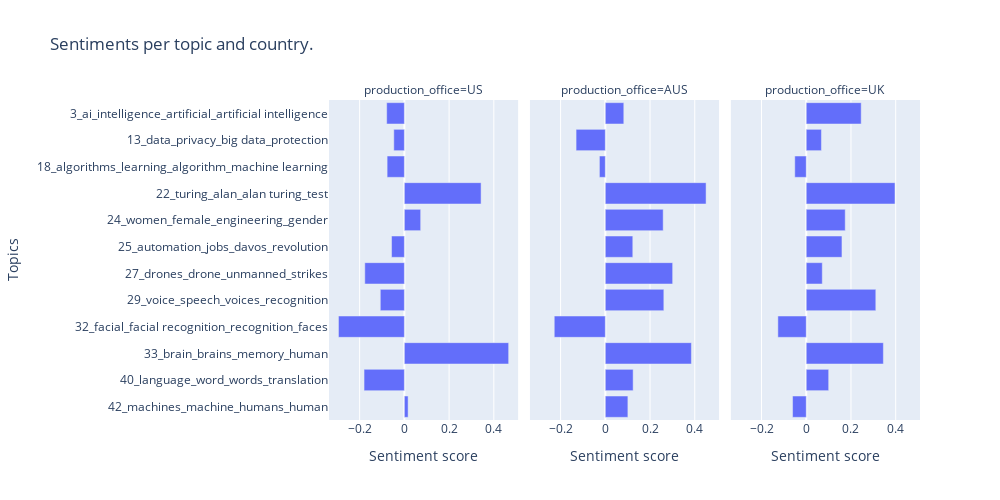

Notebook cell for this chart:
### Code cell
import plotly.express as px
#Horizontal bar chart
fig = px.bar(sentiments_topics, y="Name", x="sentiment_score_1", facet_col="production_office", facet_col_wrap=3,orientation='h', 
        #template="ggplot2", 
        labels=dict(Name="Topics", sentiment_score_1="Sentiment score"),
                title="Sentiments per topic and country.",
                height= 500, width=1000)
fig.write_image("outputs/sentiment_per_topic.png")
fig.show()

### Figure 1 — Plotly figure (JSON) as saved in the notebook; plotly's stock layout.template omitted (floating-point values rounded to 4 significant figures)
{"data": [{"alignmentgroup": "True", "hovertemplate": "production_office=US<br>Sentiment score=%{x}<br>Topics=%{y}<extra></extra>", "legendgroup": "", "marker": {"color": "#636efa", "pattern": {"shape": ""}}, "name": "", "offsetgroup": "", "orientation": "h", "showlegend": false, "textposition": "auto", "type": "bar", "x": [0.01671, -0.1803, 0.4664, -0.2948, -0.1077, -0.177, -0.05734, 0.07286, 0.3431, -0.07715, -0.04728, -0.07912], "xaxis": "x", "y": ["42_machines_machine_humans_human", "40_language_word_words_translation", "33_brain_brains_memory_human", "32_facial_facial recognition_recognition_faces", "29_voice_speech_voices_recognition", "27_drones_drone_unmanned_strikes", "25_automation_jobs_davos_revolution", "24_women_female_engineering_gender", "22_turing_alan_alan turing_test", "18_algorithms_learning_algorithm_machine learning", "13_data_privacy_big data_protection", "3_ai_intelligence_artificial_artificial intelligence"], "yaxis": "y"}, {"alignmentgroup": "True", "hovertemplate": "production_office=AUS<br>Sentiment score=%{x}<br>Topics=%{y}<extra></extra>", "legendgroup": "", "marker": {"color": "#636efa", "pattern": {"shape": ""}}, "name": "", "offsetgroup": "", "orientation": "h", "showlegend": false, "textposition": "auto", "type": "bar", "x": [0.1009, 0.1244, 0.385, -0.2283, 0.2617, 0.3012, 0.1229, 0.2588, 0.4506, -0.02639, -0.1307, 0.08267], "xaxis": "x2", "y": ["42_machines_machine_humans_human", "40_language_word_words_translation", "33_brain_brains_memory_human", "32_facial_facial recognition_recognition_faces", "29_voice_speech_voices_recognition", "27_drones_drone_unmanned_strikes", "25_automation_jobs_davos_revolution", "24_women_female_engineering_gender", "22_turing_alan_alan turing_test", "18_algorithms_learning_algorithm_machine learning", "13_data_privacy_big data_protection", "3_ai_intelligence_artificial_artificial intelligence"], "yaxis": "y2"}, {"alignmentgroup": "True", "hovertemplate": "production_office=UK<br>Sentiment score=%{x}<br>Topics=%{y}<extra></extra>", "legendgroup": "", "marker": {"color": "#636efa", "pattern": {"shape": ""}}, "name": "", "offsetgroup": "", "orientation": "h", "showlegend": false, "textposition": "auto", "type": "bar", "x": [-0.06121, 0.1003, 0.3449, -0.1269, 0.3111, 0.07166, 0.1597, 0.1743, 0.3969, -0.05137, 0.06787, 0.2457], "xaxis": "x3", "y": ["42_machines_machine_humans_human", "40_language_word_words_translation", "33_brain_brains_memory_human", "32_facial_facial recognition_recognition_faces", "29_voice_speech_voices_recognition", "27_drones_drone_unmanned_strikes", "25_automation_jobs_davos_revolution", "24_women_female_engineering_gender", "22_turing_alan_alan turing_test", "18_algorithms_learning_algorithm_machine learning", "13_data_privacy_big data_protection", "3_ai_intelligence_artificial_artificial intelligence"], "yaxis": "y3"}], "layout": {"annotations": [{"font": {}, "showarrow": false, "text": "production_office=US", "x": 0.16, "xanchor": "center", "xref": "paper", "y": 1, "yanchor": "bottom", "yref": "paper"}, {"font": {}, "showarrow": false, "text": "production_office=AUS", "x": 0.5, "xanchor": "center", "xref": "paper", "y": 1, "yanchor": "bottom", "yref": "paper"}, {"font": {}, "showarrow": false, "text": "production_office=UK", "x": 0.84, "xanchor": "center", "xref": "paper", "y": 1, "yanchor": "bottom", "yref": "paper"}], "barmode": "relative", "height": 500, "legend": {"tracegroupgap": 0}, "title": {"text": "Sentiments per topic and country."}, "width": 1000, "xaxis": {"anchor": "y", "domain": [0, 0.32], "title": {"text": "Sentiment score"}}, "xaxis2": {"anchor": "y2", "domain": [0.34, 0.66], "matches": "x", "title": {"text": "Sentiment score"}}, "xaxis3": {"anchor": "y3", "domain": [0.68, 1.0], "matches": "x", "title": {"text": "Sentiment score"}}, "yaxis": {"anchor": "x", "domain": [0, 1], "title": {"text": "Topics"}}, "yaxis2": {"anchor": "x2", "domain": [0, 1], "matches": "y", "showticklabels": false}, "yaxis3": {"anchor": "x3", "domain": [0, 1], "matches": "y", "showticklabels": false}}}
